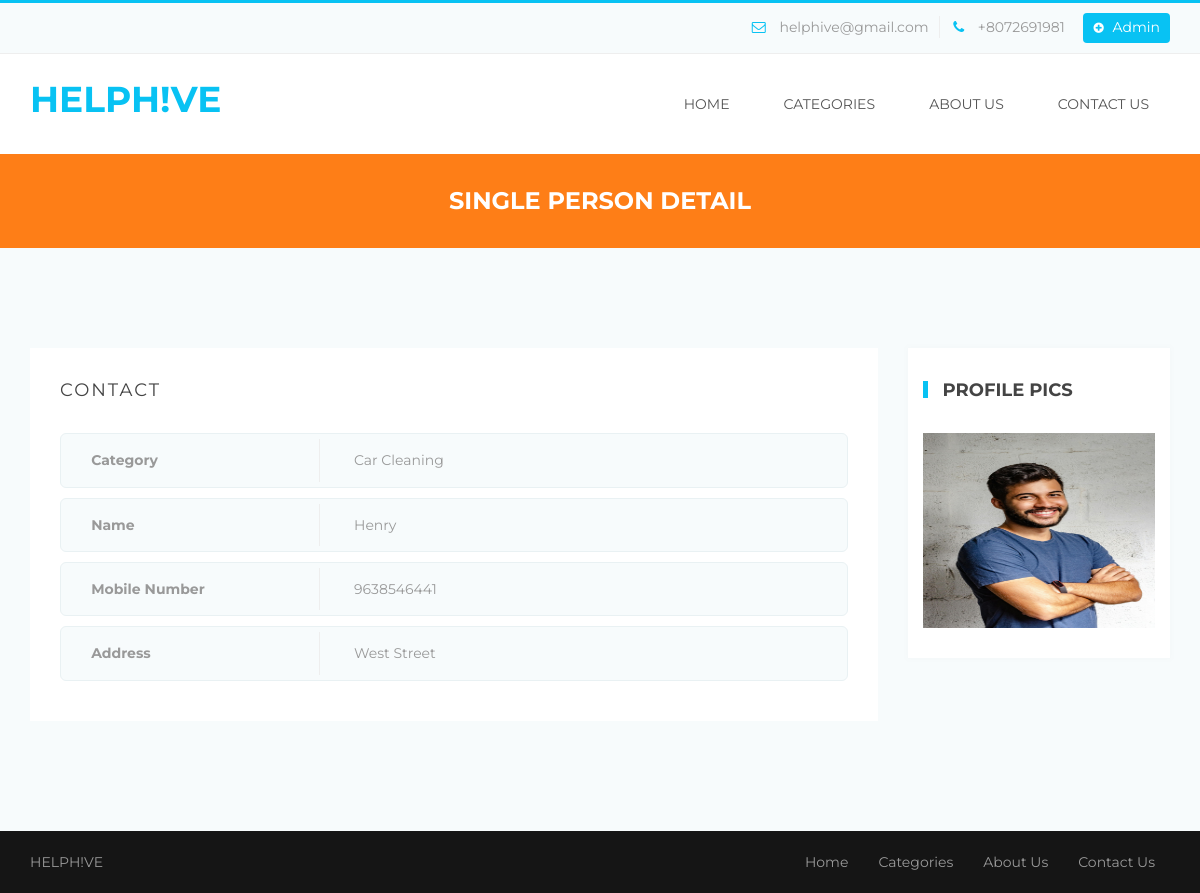
The app's page /single-person-detail.php?viewid=36 with its own data.
### tables this page shows
CREATE TABLE `tblpage` (
  `ID` int(10) NOT NULL,
  `PageType` varchar(50) DEFAULT NULL,
  `PageTitle` varchar(200) DEFAULT NULL,
  `PageDescription` mediumtext DEFAULT NULL,
  `Email` varchar(200) DEFAULT NULL,
  `MobileNumber` bigint(10) DEFAULT NULL,
  `UpdationDate` timestamp NOT NULL DEFAULT current_timestamp() ON UPDATE current_timestamp()
);

CREATE TABLE `tblperson` (
  `ID` int(10) NOT NULL,
  `Category` varchar(200) DEFAULT NULL,
  `Name` varchar(200) DEFAULT NULL,
  `Picture` varchar(200) DEFAULT NULL,
  `MobileNumber` bigint(10) DEFAULT NULL,
  `Address` mediumtext DEFAULT NULL,
  `City` varchar(200) NOT NULL,
  `RegDate` timestamp NULL DEFAULT current_timestamp()
);

### single-person-detail.php (the view, shortened to what this page needs)
<?php
include('includes/dbconnection.php');
?>
<!DOCTYPE html>
<html>
<head>
	<link rel="stylesheet" type="text/css" href="bootstrap/css/bootstrap.min.css">
	<link rel="stylesheet" type="text/css" href="css/style.css">
	<link rel="stylesheet" type="text/css" href="css/menu.css">
	<link rel="stylesheet" type="text/css" href="css/color/color.css">
	<link rel="stylesheet" type="text/css" href="assets/testimonial/css/style.css" />
	<link rel="stylesheet" type="text/css" href="assets/testimonial/css/elastislide.css" />
	<link rel="stylesheet" type="text/css" href="css/responsive.css">
    <link rel="stylesheet" type="text/css" href="css/font-awesome.css">
	<link rel="stylesheet" type="text/css" href="assets/revolution_slider/css/revslider.css" media="screen" />
</head>
<body>
	<div class="theme-wrap clearfix">
	<?php include_once('includes/header.php');?>
		<div class="page-title-wrap bgorange-1 padding-top-30 padding-bottom-30">
			<h4 class="white">Single Person Detail</h4>
		</div>
		<section class="aside-layout-section padding-top-70 padding-bottom-40">
			<div class="container">
				<div class="row">
					<?php
$vid=$_GET['viewid'];
$sql="SELECT * from  tblperson where ID=:vid";
$query = $dbh -> prepare($sql);
$query->bindParam(':vid',$vid,PDO::PARAM_STR);
$query->execute();
$results=$query->fetchAll(PDO::FETCH_OBJ);
$cnt=1;
if($query->rowCount() > 0)
{
foreach($results as $row)
{               ?>
					<div class="col-md-9 col-sm-8 col-xs-12 main-wrap">
						<div class="listing-single padding-bottom-40">
							<div class="single-listing-wrap">
								<div class="listing-contact-detail-wrap">
									<div class="listing-contact-section-title">
										<h5>contact</h5>
									</div>
									<div class="listing-contact-section-table">
<div class="listing-contact-table-field">
											<ul>
												<li class="info" style="font-weight:bold">Category</li>
												<li class="details"><?php  echo $row->Category ;?> </li>
											</ul>
										</div>
										<div class="listing-contact-table-field">
											<ul>
												<li class="info" style="font-weight:bold">Name</li>
												<li class="details"><?php  echo $row->Name;?> </li>
											</ul>
										</div>
										<div class="listing-contact-table-field">
											<ul>
												<li class="info" style="font-weight:bold">Mobile Number</li>
												<li class="details"><?php  echo $row->MobileNumber;?></li>
											</ul>
										</div>
										<div class="listing-contact-table-field">
											<ul>
												<li class="info" style="font-weight:bold">Address</li>
												<li class="details"><?php  echo $row->Address;?></li>
											</ul>
										</div>
									</div>
								</div>
							</div>
						</div>
					</div>
					<div class="col-md-3 col-sm-4 col-xs-12" style="padding-top: 30px">
						<div class="sidebar sidebar-wrap">
							<div class="sidebar-widget shadow-1">
								<div class="sidebar-widget-title">
									<h5><span class="bgblue-1"></span>Profile Pics</h5>
								</div>
								<div class="sidebar-widget-content advertise  clearfix">
									<div class="sidebar-image-ads">
										<img src="admin/images/<?php echo $row->Picture;?>" height="195" width="300" alt="listing item"/>
									</div>
								</div>
							</div>
						</div>
					</div>
					<?php $cnt=$cnt+1;}} else{?>
<h4 style="color:red;">No Result Found</h4>
<?php } ?>
				</div>
			</div>
		</section>
	<?php include_once('includes/footer.php');?>
	</div>
</body>
</html>

### includes/header.php (shortened to what this page needs)
<?php
include('includes/dbconnection.php');
?>
<div class="header">
            <div class="top-toolbar">
                <div class="container">
                    <div class="row">
                        <div class="col-md-6 col-sm-12 col-xs-12 pull-right">
                            <div class="top-contact-info">
                                <ul>
<?php
$sql="SELECT * from tblpage where PageType='contactus'";
$query = $dbh -> prepare($sql);
$query->execute();
$results=$query->fetchAll(PDO::FETCH_OBJ);
$cnt=1;
if($query->rowCount() > 0)
{
foreach($results as $row)
{               ?>
                                    <li class="toolbar-email"><i class="fa fa-envelope-o"></i> <?php  echo htmlentities($row->Email);?></li>
                                    <li class="toolbar-contact"><i class="fa fa-phone"></i> +<?php  echo htmlentities($row->MobileNumber);?></li><?php $cnt=$cnt+1;}} ?>
                                    <li><a class="toolbar-new-listing" href="admin/login.php"><i class="fa fa-plus-circle"></i> Admin</a></li>
                                </ul>
                            </div>
                        </div>
                    </div>
                </div>
            </div>
            <div class="nav-wrapper">
                <div class="container">
                    <nav class="wsmenu slideLeft clearfix">
                        <div class="logo pull-left"><a href="index.php" title="Responsive Slide Menus"><h3 style="color:#08c2f3">HelpH!ve</h3></a></div>
                        <ul class="mobile-sub wsmenu-list pull-right">
                            <li><a href="index.php" class="">Home</a>
                            </li>
                            <li><a href="category.php">categories <span class="arrow"></span></a></li>
                            <li><a href="about.php">About Us <span class="arrow"></span></a></li>
                          <li><a href="contact.php">Contact Us <span class="arrow"></span></a></li>
                        </ul>
                    </nav>
                </div>
            </div>
        </div>

### includes/footer.php
<footer>
            <div class="footer-bottom">
                <div class="container">
                    <div class="row clearfix">
                        <div class="col-md-8 col-sm-12 col-xs-12 pull-right margin-bottom-20">
                            <nav class="footer-menu wsmenu clearfix">
                                <ul class="wsmenu-list pull-right">
                                  <li><a href="index.php" class="">Home</a></li>
                                  <li><a href="category.php">categories <span class="arrow"></span></a></li>
                                  <li><a href="about.php">About Us <span class="arrow"></span></a></li>
                                  <li><a href="contact.php">Contact Us <span class="arrow"></span></a></li>
                                </ul>
                            </nav>
                        </div>
                        <div class="col-md-4 col-sm-12 col-xs-12 pull-left margin-bottom-20">
                            <div class="footer-copyright">
                                <p> HELPH!VE </p>
                            </div>
                        </div>
                    </div>
                </div>
            </div>
        </footer>

### css/style.css (style rules this page uses)
html, body, div, span, applet, object, iframe,h1, h2, h3, h4, h5, h6, p, blockquote, pre,a, abbr, acronym, address, big, cite, code,del, dfn, em, img, ins, kbd, q, s, samp, small, strike, strong, sub, sup, tt, var,b, u, i, center,dl, dt, dd, ol, ul, li,fieldset, form, label, legend,table, caption, tbody, tfoot, thead, tr, th, td, article, aside, canvas, details, embed,figure, figcaption, footer, header, hgroup,menu, nav, output, ruby, section, summary,time, mark, audio, video { margin: 0;padding: 0;border: 0;font-size: 100%;font: inherit;vertical-align: baseline; }
article, aside, details, figcaption, figure,footer, header, hgroup, menu, nav, section { display: block; }
body { line-height: 1;margin:0 ;padding:0 ;transition:all 0.3s ease;overflow-x: hidden; }
html { position:relative;overflow-x:hidden; }
ol, ul { list-style: none;margin:0; padding:0; }
a { display:block; }
img { display:block; }
img { max-width:100%; }
body { font-family:'Montserrat',sans-serif; }
h1,h2,h3,h4,h5,h6 { font-family:'Montserrat',sans-serif; font-weight:700; margin:0; text-align:center; line-height:1.4; letter-spacing:0.6px; text-transform:uppercase; letter-spacing:0; }
h3 { font-size:36px; }
h4 { font-size:24px; }
h5 { font-size:18px; }
p { font-family:'Montserrat'; font-size:14px; padding:0; font-weight:400; text-align:center; margin:0; line-height:1.6; text-decoration:none; }
a,span,ul,li { font-family:'Montserrat'; font-size:14px; padding:0; font-weight:400; text-align:center; margin:0; line-height:1.6; text-decoration:none !important; }
p,span,a { padding:0; }
.container,.container-fluid { padding-left:0;padding-right:0; }
.padding-bottom-30 { padding-bottom:30px; }
.padding-bottom-40 { padding-bottom:40px; }
.padding-top-30 { padding-top:30px; }
.padding-top-70 { padding-top:70px; }
.margin-bottom-20 { margin-bottom:20px; }
.logo { padding:20px 0; }
.logo a { display:inline-block; }
.top-toolbar { padding:10px 0; }
.top-toolbar .top-contact-info ul { text-align:right; }
.top-toolbar .top-contact-info ul li { display:inline-block }
.top-toolbar .top-contact-info ul li.toolbar-email { padding-right:10px; }
.top-toolbar .top-contact-info ul li.toolbar-email i { padding-right:10px; }
.top-toolbar .top-contact-info ul li.toolbar-contact { padding-right:15px; }
.top-toolbar .top-contact-info ul li.toolbar-contact i { padding:0 10px; }
.top-toolbar .top-contact-info ul li a.toolbar-new-listing { border-radius: 4px; line-height: 1; padding: 7px 10px 9px; }
.top-toolbar .top-contact-info ul li a.toolbar-new-listing i { padding:0 5px 0 0;font-size:12px; }
.sidebar-widget { padding:15px 15px;margin-bottom:30px; }
.sidebar-widget-title { padding:15px 0; }
.sidebar-widget-title h5 { display:inline-block; }
.sidebar-widget-title h5 span { display:inline-block;margin-right:15px;width:5px;height:17px;line-height:1;position:relative;top:2px;letter-spacing:2px; }
.sidebar-widget-content { padding:15px 0; }
.footer-copyright p { text-align:left; }
.footer-bottom { padding-top:20px; }
.listing-contact-detail-wrap { padding:30px;background:#fff;margin:30px 0; }
.listing-contact-section-title h5 { text-transform:uppercase;letter-spacing:2px;font-weight:400;text-align:left; }
.listing-contact-section-table { margin-top:30px; }
.listing-contact-table-field { padding:5px 0;background:#f7fbfc;margin-bottom:10px;border:1px solid #e9f1f3;border-radius:6px; }
.listing-contact-table-field ul li { text-align:left;display:inline-block;padding:10px 30px; }
.listing-contact-table-field ul li.info { width:33%;border-right:1px solid #eee; }
.listing-contact-table-field ul li.details { width:66.5%; }

### css/color/color.css (style rules this page uses)
h1,h2,h3,h4,h5,h6 { color:#444; }
p,a,span,ul,li { color:#999; }
body { background:#f7fbfc; }
.white { color:#fff; }
.bgblue-1 { background:#08c2f3; }
.bgorange-1 { background:#fe7e17; }
.shadow-1 { -webkit-box-shadow: 0 0 6px 3px rgba(0,0,0,0.01); -moz-box-shadow: 0 0 6px 3px rgba(0,0,0,0.01); box-shadow: 0 0 6px 3px rgba(0,0,0,0.01); }
.top-toolbar { border-top:3px solid #08c2f3; background-color:#f7fbfc; border-bottom:1px solid #eee; }
.top-toolbar .top-contact-info ul li.toolbar-email { border-right:1px solid #eee; }
.top-toolbar .top-contact-info ul li.toolbar-email i, .top-toolbar .top-contact-info ul li.toolbar-contact i { color:#08c2f3; }
.top-toolbar .top-contact-info ul li a.toolbar-new-listing { background:#08c2f3;color:#fff; }
.nav-wrapper { background:#fff; }
.sidebar-widget { background:#fff; }
.footer-bottom { background:#151515; }

### records on screen
tblpage: Email "helphive@gmail.com", MobileNumber "8072691981"
tblperson: Category "Car Cleaning", Name "Henry", MobileNumber "9638546441", Address "West Street", Picture (picture)
